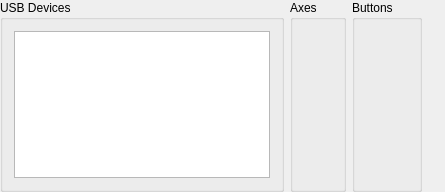
<?xml version="1.0" encoding="UTF-8"?>
<ui version="4.0">
 <class>Joysticks</class>
 <widget class="QWidget" name="Joysticks">
  <property name="geometry">
   <rect>
    <x>0</x>
    <y>0</y>
    <width>445</width>
    <height>192</height>
   </rect>
  </property>
  <property name="windowTitle">
   <string>Form</string>
  </property>
  <layout class="QHBoxLayout" name="horizontalLayout" stretch="0,0,0,1">
   <property name="leftMargin">
    <number>0</number>
   </property>
   <property name="topMargin">
    <number>0</number>
   </property>
   <property name="rightMargin">
    <number>0</number>
   </property>
   <property name="bottomMargin">
    <number>0</number>
   </property>
   <item>
    <widget class="QGroupBox" name="UsbDevices">
     <property name="title">
      <string>USB Devices</string>
     </property>
     <layout class="QVBoxLayout" name="verticalLayout">
      <property name="spacing">
       <number>1</number>
      </property>
      <property name="leftMargin">
       <number>2</number>
      </property>
      <property name="topMargin">
       <number>2</number>
      </property>
      <property name="rightMargin">
       <number>2</number>
      </property>
      <property name="bottomMargin">
       <number>2</number>
      </property>
      <item>
       <widget class="QWidget" name="widget" native="true">
        <layout class="QHBoxLayout" name="horizontalLayout_2">
         <item>
          <widget class="QListWidget" name="JoystickList">
           <property name="sizePolicy">
            <sizepolicy hsizetype="MinimumExpanding" vsizetype="MinimumExpanding">
             <horstretch>1</horstretch>
             <verstretch>1</verstretch>
            </sizepolicy>
           </property>
           <property name="minimumSize">
            <size>
             <width>160</width>
             <height>100</height>
            </size>
           </property>
           <property name="alternatingRowColors">
            <bool>true</bool>
           </property>
           <property name="iconSize">
            <size>
             <width>8</width>
             <height>8</height>
            </size>
           </property>
           <property name="viewMode">
            <enum>QListView::ListMode</enum>
           </property>
           <property name="uniformItemSizes">
            <bool>true</bool>
           </property>
           <property name="wordWrap">
            <bool>true</bool>
           </property>
           <property name="sortingEnabled">
            <bool>false</bool>
           </property>
          </widget>
         </item>
        </layout>
       </widget>
      </item>
     </layout>
    </widget>
   </item>
   <item>
    <widget class="QGroupBox" name="Axes">
     <property name="title">
      <string>Axes</string>
     </property>
     <layout class="QVBoxLayout" name="verticalLayout_2">
      <property name="spacing">
       <number>1</number>
      </property>
      <property name="leftMargin">
       <number>2</number>
      </property>
      <property name="topMargin">
       <number>2</number>
      </property>
      <property name="rightMargin">
       <number>2</number>
      </property>
      <property name="bottomMargin">
       <number>2</number>
      </property>
      <item>
       <widget class="QWidget" name="AxesWidget" native="true">
        <layout class="QVBoxLayout" name="verticalLayout_17"/>
       </widget>
      </item>
      <item>
       <spacer name="verticalSpacer">
        <property name="orientation">
         <enum>Qt::Vertical</enum>
        </property>
        <property name="sizeHint" stdset="0">
         <size>
          <width>20</width>
          <height>40</height>
         </size>
        </property>
       </spacer>
      </item>
     </layout>
    </widget>
   </item>
   <item>
    <widget class="QGroupBox" name="Buttons">
     <property name="title">
      <string>Buttons</string>
     </property>
     <layout class="QVBoxLayout" name="verticalLayout_3">
      <property name="spacing">
       <number>1</number>
      </property>
      <property name="leftMargin">
       <number>2</number>
      </property>
      <property name="topMargin">
       <number>2</number>
      </property>
      <property name="rightMargin">
       <number>2</number>
      </property>
      <property name="bottomMargin">
       <number>2</number>
      </property>
      <item>
       <widget class="QWidget" name="ButtonsWidget" native="true">
        <property name="styleSheet">
         <string notr="true">QPushButton {
    background-color: rgb(38, 38, 38);
	border: 0px;
    padding: 4px;
}
QPushButton:checked {
	background-color: rgb(33, 255, 43);
}</string>
        </property>
        <layout class="QGridLayout" name="ButtonLayout"/>
       </widget>
      </item>
      <item>
       <spacer name="verticalSpacer_2">
        <property name="orientation">
         <enum>Qt::Vertical</enum>
        </property>
        <property name="sizeHint" stdset="0">
         <size>
          <width>20</width>
          <height>40</height>
         </size>
        </property>
       </spacer>
      </item>
     </layout>
    </widget>
   </item>
   <item>
    <spacer name="horizontalSpacer">
     <property name="orientation">
      <enum>Qt::Horizontal</enum>
     </property>
     <property name="sizeHint" stdset="0">
      <size>
       <width>40</width>
       <height>20</height>
      </size>
     </property>
    </spacer>
   </item>
  </layout>
 </widget>
 <resources/>
 <connections/>
</ui>
